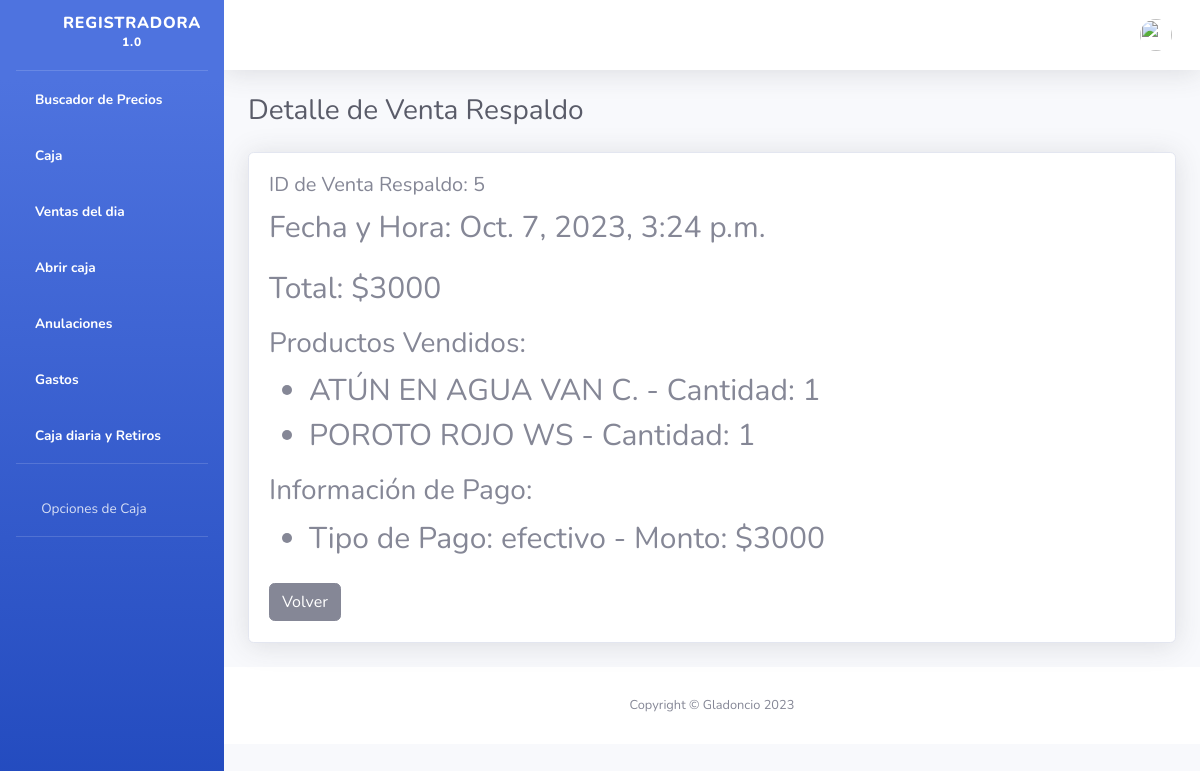
/ventas-respaldo/5/, run on the app's committed database.
### core/models.py (models this page shows, shortened)
class VentaRespaldo(models.Model):
    venta_original_id = models.PositiveIntegerField(default=0)
    fecha_hora = models.DateTimeField()
    fecha_anulacion = models.DateTimeField(default=timezone.now)  # Establece un valor predeterminado
    total = models.DecimalField(max_digits=10, decimal_places=2)
    usuario = models.ForeignKey('Usuario', on_delete=models.CASCADE)

class Configuracion(models.Model):
    id = models.AutoField(primary_key=True)
    decimales = models.PositiveIntegerField(default=2)
    clave_anulacion = models.CharField(max_length=20)
    idioma = models.CharField(max_length=20)
    imprimir_opciones = (
        ('no', 'No imprimir'),
        ('con_corte', 'Imprimir con corte'),
        ('sin_corte', 'Imprimir sin corte'),
    )
    tipo_de_venta = (
        ('1', 'No registrar Stock'),
        ('2', 'Registrar Stock con Descuento'),
        ('3', 'Registrar el stock de las ventas'),
    )
    imprimir = models.CharField(max_length=20, choices=imprimir_opciones, default='no')
    tipo_venta = models.CharField(max_length=20, choices=tipo_de_venta, default='1')
    porcentaje_iva = models.DecimalField(max_digits=5, decimal_places=2, default=0.0)
    tamano_letra = models.PositiveIntegerField(default=10)  # Ejemplo: tamaño de letra por defecto de 10 puntos

class VentaProductoRespaldo(models.Model):
    venta = models.ForeignKey(VentaRespaldo, on_delete=models.CASCADE,default=None) # Campo para almacenar la ID de la venta original
    producto = models.ForeignKey('Producto', on_delete=models.CASCADE)
    cantidad = models.PositiveIntegerField(blank=True, null=True)
    gramaje = models.DecimalField(max_digits=6, decimal_places=2, blank=True, null=True)
    subtotal = models.DecimalField(max_digits=10, decimal_places=2)

class Producto(models.Model):
    id_producto = models.AutoField(primary_key=True)
    nombre = models.CharField(max_length=100)
    precio = models.DecimalField(max_digits=10, decimal_places=2)
    codigo_barras = models.CharField(max_length=20, unique=True, blank=True, null=True)
    gramaje = models.DecimalField(max_digits=6, decimal_places=2, blank=True, null=True)
    foto = models.ImageField(upload_to='productos/', null=True, blank=True)
    descripcion = models.TextField(blank=True, null=True)
    departamento = models.ForeignKey(Departamento, on_delete=models.CASCADE, related_name='productos_departamento', blank=True, null=True)
    marca = models.ForeignKey(Marca, on_delete=models.CASCADE, blank=True, null=True)
    TIPO_GRAMAJE_CHOICES = (
        ('kg', 'Kilogramos'),
        ('g', 'Gramos'),
        ('Ml', 'Mililitros'),
        ('L', 'Litros'),
    )
    tipo_gramaje = models.CharField(max_length=2, choices=TIPO_GRAMAJE_CHOICES, blank=True, null=True)
    TIPO_VENTA_CHOICES = (
        ('unidad', 'Artículo por unidad'),
        ('gramaje', 'Artículo por gramaje'),
    )
    tipo_venta = models.CharField(max_length=10, choices=TIPO_VENTA_CHOICES, blank=False, null=False,default="unidad")

class FormaPagoRespaldo(models.Model):
    venta = models.ForeignKey(VentaRespaldo, on_delete=models.CASCADE, default=None)  # Agrega default=None
    tipo_pago = models.CharField(max_length=20)
    monto = models.DecimalField(max_digits=10, decimal_places=2)

### core/views.py (the view)
# urls.py: path('ventas-respaldo/<int:venta_respaldo_id>/', views.detalle_venta_respaldo, name='detalle_venta_respaldo'),
def detalle_venta_respaldo(request, venta_respaldo_id):
    venta_respaldo = get_object_or_404(VentaRespaldo, id=venta_respaldo_id)
    productos_vendidos = VentaProductoRespaldo.objects.filter(venta=venta_respaldo)
    formas_pago = FormaPagoRespaldo.objects.filter(venta=venta_respaldo)
    return render(request, 'detalle_venta_respaldo.html', {'venta_respaldo': venta_respaldo, 'productos_vendidos': productos_vendidos, 'formas_pago': formas_pago})

### core/funciones.py (called while the page is built, shortened)
def verificar_actualizacion(request):
    context = {'actualizado' : "si"}
    actualizacion = ActualizacionModel.objects.first()
    return context

### core/global.py (called while the page is built)
def variables_globales(request):
    configuracion = Configuracion.objects.first()  # Suponiendo que tienes una única configuración
    context = {'configuracion' : configuracion}
    return context

### core/templates/detalle_venta_respaldo.html (shortened to what this page needs)
{% extends 'base/nav.html' %}
{% block body %}
<div class="container-fluid">
    <h1 class="h3 mb-4 text-gray-800">Detalle de Venta Respaldo</h1>
    <div class="row">
        <div class="col-lg-12">
            <div class="card shadow mb-4">
                <div class="card-body resize-text">
                    <h5>ID de Venta Respaldo: {{ venta_respaldo.id }}</h5>
                    <p>Fecha y Hora: {{ venta_respaldo.fecha_hora }}</p>
                    <p>Total: ${{ venta_respaldo.total|floatformat:configuracion.decimales }}</p>
                    <h3>Productos Vendidos:</h3>
                    <ul>
                        {% for producto_vendido in productos_vendidos %}
                            <li>{{ producto_vendido.producto.nombre }} - Cantidad: {{ producto_vendido.cantidad }}</li>
                        {% endfor %}
                    </ul>
                    <h3>Información de Pago:</h3>
                    <ul>
                        {% for forma_pago in formas_pago %}
                            <li>Tipo de Pago: {{ forma_pago.tipo_pago }} - Monto: ${{ forma_pago.monto|floatformat:configuracion.decimales }}</li>
                        {% endfor %}
                    </ul>
                    <a href="{% url 'listar_ventas_respaldo' %}" class="btn btn-secondary">Volver</a>
                </div>
            </div>
        </div>
    </div>
</div>
{% include 'base/footer.html' %}
{% endblock %}

### data on the page
VentaRespaldo: id "5", fecha_hora "Oct. 7, 2023, 3:24 p.m.", total "3000"
VentaProductoRespaldo: producto.nombre "ATÚN EN AGUA VAN C.", cantidad "1"
VentaProductoRespaldo: producto.nombre "POROTO ROJO WS", cantidad "1"
FormaPagoRespaldo: tipo_pago "efectivo", monto "3000"
